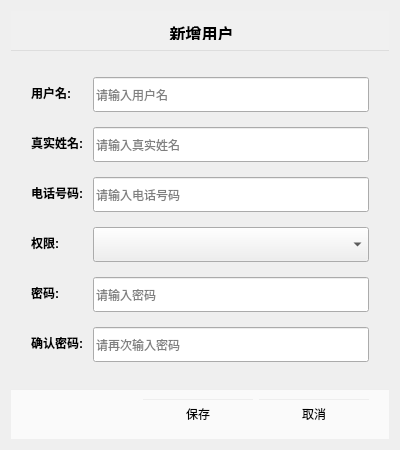
<?xml version="1.0" encoding="UTF-8"?>
<ui version="4.0">
 <class>AddUserDialog</class>
 <widget class="QDialog" name="AddUserDialog">
  <property name="geometry">
   <rect>
    <x>0</x>
    <y>0</y>
    <width>400</width>
    <height>450</height>
   </rect>
  </property>
  <property name="minimumSize">
   <size>
    <width>400</width>
    <height>450</height>
   </size>
  </property>
  <property name="maximumSize">
   <size>
    <width>400</width>
    <height>450</height>
   </size>
  </property>
  <property name="windowTitle">
   <string>用户信息</string>
  </property>
  <layout class="QVBoxLayout" name="verticalLayout">
   <item>
    <widget class="QLabel" name="labelDialogTitle">
     <property name="sizePolicy">
      <sizepolicy hsizetype="Preferred" vsizetype="Fixed">
       <horstretch>0</horstretch>
       <verstretch>0</verstretch>
      </sizepolicy>
     </property>
     <property name="minimumSize">
      <size>
       <width>0</width>
       <height>40</height>
      </size>
     </property>
     <property name="maximumSize">
      <size>
       <width>16777215</width>
       <height>40</height>
      </size>
     </property>
     <property name="text">
      <string>&lt;html&gt;&lt;head/&gt;&lt;body&gt;&lt;p align=&quot;center&quot;&gt;&lt;span style=&quot; font-size:12pt; font-weight:600;&quot;&gt;新增用户&lt;/span&gt;&lt;/p&gt;&lt;/body&gt;&lt;/html&gt;</string>
     </property>
     <property name="styleSheet">
      <string notr="true">background-color: rgb(240, 240, 240);
padding: 10px;
font-weight: bold;
border-bottom: 1px solid rgb(221, 221, 221);</string>
     </property>
    </widget>
   </item>
   <item>
    <layout class="QFormLayout" name="formLayout">
     <property name="fieldGrowthPolicy">
      <enum>QFormLayout::FieldGrowthPolicy::AllNonFixedFieldsGrow</enum>
     </property>
     <property name="horizontalSpacing">
      <number>10</number>
     </property>
     <property name="verticalSpacing">
      <number>15</number>
     </property>
     <property name="leftMargin">
      <number>20</number>
     </property>
     <property name="topMargin">
      <number>20</number>
     </property>
     <property name="rightMargin">
      <number>20</number>
     </property>
     <property name="bottomMargin">
      <number>20</number>
     </property>
     <item row="0" column="0">
      <widget class="QLabel" name="labelUsername">
       <property name="text">
        <string>用户名:</string>
       </property>
       <property name="styleSheet">
        <string notr="true">font-weight: bold;</string>
       </property>
      </widget>
     </item>
     <item row="0" column="1">
      <widget class="QLineEdit" name="lineEditUsername">
       <property name="sizePolicy">
        <sizepolicy hsizetype="Expanding" vsizetype="Fixed">
         <horstretch>0</horstretch>
         <verstretch>0</verstretch>
        </sizepolicy>
       </property>
       <property name="minimumSize">
        <size>
         <width>0</width>
         <height>35</height>
        </size>
       </property>
       <property name="placeholderText">
        <string>请输入用户名</string>
       </property>
      </widget>
     </item>
     <item row="1" column="0">
      <widget class="QLabel" name="labelRealName">
       <property name="text">
        <string>真实姓名:</string>
       </property>
       <property name="styleSheet">
        <string notr="true">font-weight: bold;</string>
       </property>
      </widget>
     </item>
     <item row="1" column="1">
      <widget class="QLineEdit" name="lineEditRealName">
       <property name="sizePolicy">
        <sizepolicy hsizetype="Expanding" vsizetype="Fixed">
         <horstretch>0</horstretch>
         <verstretch>0</verstretch>
        </sizepolicy>
       </property>
       <property name="minimumSize">
        <size>
         <width>0</width>
         <height>35</height>
        </size>
       </property>
       <property name="placeholderText">
        <string>请输入真实姓名</string>
       </property>
      </widget>
     </item>
     <item row="2" column="0">
      <widget class="QLabel" name="labelPhone">
       <property name="text">
        <string>电话号码:</string>
       </property>
       <property name="styleSheet">
        <string notr="true">font-weight: bold;</string>
       </property>
      </widget>
     </item>
     <item row="2" column="1">
      <widget class="QLineEdit" name="lineEditPhone">
       <property name="sizePolicy">
        <sizepolicy hsizetype="Expanding" vsizetype="Fixed">
         <horstretch>0</horstretch>
         <verstretch>0</verstretch>
        </sizepolicy>
       </property>
       <property name="minimumSize">
        <size>
         <width>0</width>
         <height>35</height>
        </size>
       </property>
       <property name="placeholderText">
        <string>请输入电话号码</string>
       </property>
      </widget>
     </item>
     <item row="3" column="0">
      <widget class="QLabel" name="labelRole">
       <property name="text">
        <string>权限:</string>
       </property>
       <property name="styleSheet">
        <string notr="true">font-weight: bold;</string>
       </property>
      </widget>
     </item>
     <item row="3" column="1">
      <widget class="QComboBox" name="comboBoxRole">
       <property name="sizePolicy">
        <sizepolicy hsizetype="Expanding" vsizetype="Fixed">
         <horstretch>0</horstretch>
         <verstretch>0</verstretch>
        </sizepolicy>
       </property>
       <property name="minimumSize">
        <size>
         <width>0</width>
         <height>35</height>
        </size>
       </property>
       <property name="editable">
        <bool>false</bool>
       </property>
      </widget>
     </item>
     <item row="4" column="0">
      <widget class="QLabel" name="labelPassword">
       <property name="text">
        <string>密码:</string>
       </property>
       <property name="styleSheet">
        <string notr="true">font-weight: bold;</string>
       </property>
      </widget>
     </item>
     <item row="4" column="1">
      <widget class="QLineEdit" name="lineEditPassword">
       <property name="sizePolicy">
        <sizepolicy hsizetype="Expanding" vsizetype="Fixed">
         <horstretch>0</horstretch>
         <verstretch>0</verstretch>
        </sizepolicy>
       </property>
       <property name="minimumSize">
        <size>
         <width>0</width>
         <height>35</height>
        </size>
       </property>
       <property name="echoMode">
        <enum>QLineEdit::EchoMode::Password</enum>
       </property>
       <property name="placeholderText">
        <string>请输入密码</string>
       </property>
      </widget>
     </item>
     <item row="5" column="0">
      <widget class="QLabel" name="labelConfirmPassword">
       <property name="text">
        <string>确认密码:</string>
       </property>
       <property name="styleSheet">
        <string notr="true">font-weight: bold;</string>
       </property>
      </widget>
     </item>
     <item row="5" column="1">
      <widget class="QLineEdit" name="lineEditConfirmPassword">
       <property name="sizePolicy">
        <sizepolicy hsizetype="Expanding" vsizetype="Fixed">
         <horstretch>0</horstretch>
         <verstretch>0</verstretch>
        </sizepolicy>
       </property>
       <property name="minimumSize">
        <size>
         <width>0</width>
         <height>35</height>
        </size>
       </property>
       <property name="echoMode">
        <enum>QLineEdit::EchoMode::Password</enum>
       </property>
       <property name="placeholderText">
        <string>请再次输入密码</string>
       </property>
      </widget>
     </item>
    </layout>
   </item>
   <item>
    <widget class="QWidget" name="buttonBox" native="true">
     <property name="sizePolicy">
      <sizepolicy hsizetype="Preferred" vsizetype="Fixed">
       <horstretch>0</horstretch>
       <verstretch>0</verstretch>
      </sizepolicy>
     </property>
     <property name="minimumSize">
      <size>
       <width>0</width>
       <height>50</height>
      </size>
     </property>
     <property name="styleSheet">
      <string notr="true">background-color: rgb(250, 250, 250);
border-top: 1px solid rgb(238, 238, 238);</string>
     </property>
     <layout class="QHBoxLayout" name="horizontalLayout_2">
      <property name="leftMargin">
       <number>20</number>
      </property>
      <property name="topMargin">
       <number>10</number>
      </property>
      <property name="rightMargin">
       <number>20</number>
      </property>
      <property name="bottomMargin">
       <number>10</number>
      </property>
      <item>
       <spacer name="horizontalSpacer">
        <property name="orientation">
         <enum>Qt::Horizontal</enum>
        </property>
        <property name="sizeHint" stdset="0">
         <size>
          <width>40</width>
          <height>20</height>
         </size>
        </property>
       </spacer>
      </item>
      <item>
       <widget class="QPushButton" name="btnSave">
        <property name="sizePolicy">
         <sizepolicy hsizetype="Fixed" vsizetype="Fixed">
          <horstretch>0</horstretch>
          <verstretch>0</verstretch>
         </sizepolicy>
        </property>
        <property name="minimumSize">
         <size>
          <width>110</width>
          <height>30</height>
         </size>
        </property>
        <property name="maximumSize">
         <size>
          <width>110</width>
          <height>30</height>
         </size>
        </property>
        <property name="text">
         <string>保存</string>
        </property>
        <property name="objectName">
         <string notr="true">btn_save_user</string>
        </property>
       </widget>
      </item>
      <item>
       <widget class="QPushButton" name="btnCancel">
        <property name="sizePolicy">
         <sizepolicy hsizetype="Fixed" vsizetype="Fixed">
          <horstretch>0</horstretch>
          <verstretch>0</verstretch>
         </sizepolicy>
        </property>
        <property name="minimumSize">
         <size>
          <width>110</width>
          <height>30</height>
         </size>
        </property>
        <property name="maximumSize">
         <size>
          <width>110</width>
          <height>30</height>
         </size>
        </property>
        <property name="text">
         <string>取消</string>
        </property>
        <property name="objectName">
         <string notr="true">btn_cancel_user</string>
        </property>
       </widget>
      </item>
     </layout>
    </widget>
   </item>
  </layout>
 </widget>
 <customwidgets>
  <customwidget>
   <class>QLineEdit</class>
   <extends>QWidget</extends>
   <header>qlineedit.h</header>
  </customwidget>
  <customwidget>
   <class>QLabel</class>
   <extends>QWidget</extends>
   <header>qlabel.h</header>
  </customwidget>
  <customwidget>
   <class>QPushButton</class>
   <extends>QWidget</extends>
   <header>qpushbutton.h</header>
  </customwidget>
  <customwidget>
   <class>QComboBox</class>
   <extends>QWidget</extends>
   <header>qcombobox.h</header>
  </customwidget>
 </customwidgets>
 <resources/>
 <!-- 删除了自动连接，改为手动在代码中连接 -->
</ui>
